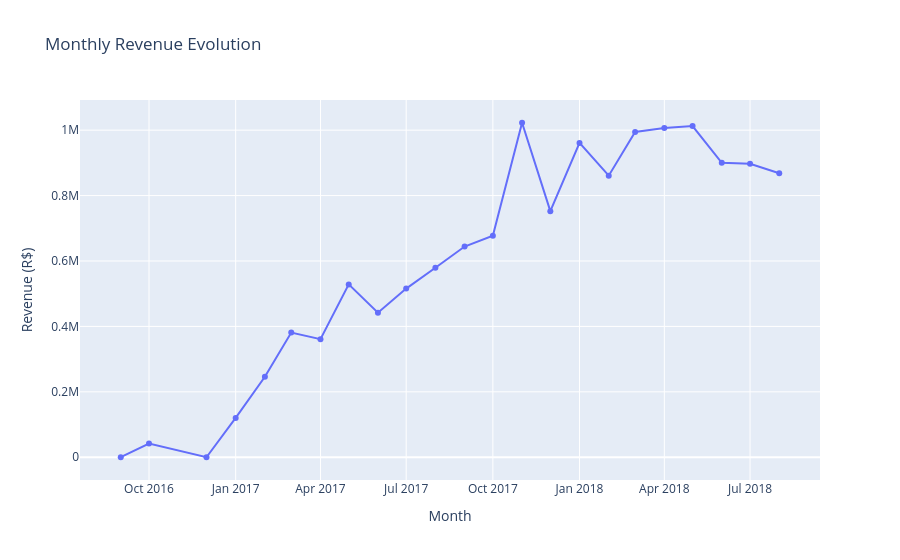

Notebook code for this chart:
### Code cell
df_sales['order_month'] = df_sales['order_purchase_timestamp'].dt.to_period('M')
monthly_revenue = df_sales.groupby('order_month')['price'].sum().reset_index()
monthly_revenue['order_month'] = monthly_revenue['order_month'].astype(str)

fig1 = px.line(monthly_revenue, x='order_month', y='price', 
               title='Monthly Revenue Evolution', markers=True)
fig1.update_layout(xaxis_title='Month', yaxis_title='Revenue (R$)')
fig1.show()

### Figure 1 — Plotly figure (JSON) as saved in the notebook; plotly's stock layout.template omitted (floating-point values rounded to 4 significant figures)
{"data": [{"hovertemplate": "order_month=%{x}<br>price=%{y}<extra></extra>", "legendgroup": "", "line": {"color": "#636efa", "dash": "solid"}, "marker": {"symbol": "circle"}, "mode": "lines+markers", "name": "", "orientation": "v", "showlegend": false, "type": "scatter", "x": ["2016-09", "2016-10", "2016-12", "2017-01", "2017-02", "2017-03", "2017-04", "2017-05", "2017-06", "2017-07", "2017-08", "2017-09", "2017-10", "2017-11", "2017-12", "2018-01", "2018-02", "2018-03", "2018-04", "2018-05", "2018-06", "2018-07", "2018-08"], "xaxis": "x", "y": [135.0, 41680.0, 10.9, 120100.0, 245900.0, 381300.0, 361200.0, 528500.0, 441900.0, 515600.0, 579300.0, 644300.0, 677400.0, 1023000.0, 752400.0, 961100.0, 860900.0, 994700.0, 1006000.0, 1013000.0, 900100.0, 897500.0, 868300.0], "yaxis": "y"}], "layout": {"legend": {"tracegroupgap": 0}, "title": {"text": "Monthly Revenue Evolution"}, "xaxis": {"anchor": "y", "domain": [0, 1], "title": {"text": "Month"}}, "yaxis": {"anchor": "x", "domain": [0, 1], "title": {"text": "Revenue (R$)"}}}}
